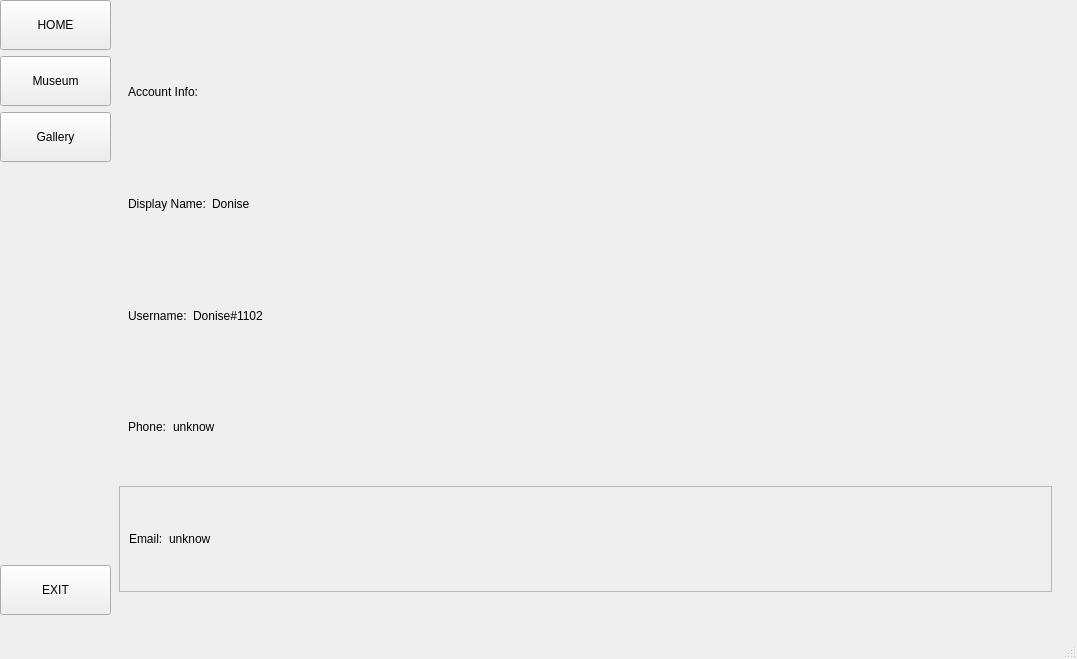
<?xml version="1.0" encoding="UTF-8"?>
<ui version="4.0">
 <class>MainWindow</class>
 <widget class="QMainWindow" name="MainWindow">
  <property name="geometry">
   <rect>
    <x>0</x>
    <y>0</y>
    <width>1077</width>
    <height>659</height>
   </rect>
  </property>
  <property name="windowTitle">
   <string>MainWindow</string>
  </property>
  <widget class="QWidget" name="centralwidget">
   <widget class="QStackedWidget" name="stackedWidget">
    <property name="geometry">
     <rect>
      <x>110</x>
      <y>10</y>
      <width>951</width>
      <height>591</height>
     </rect>
    </property>
    <property name="currentIndex">
     <number>0</number>
    </property>
    <widget class="QWidget" name="page">
     <layout class="QVBoxLayout" name="verticalLayout_2">
      <item>
       <widget class="QPushButton" name="pushButton">
        <property name="styleSheet">
         <string notr="true">
border-radius: 100px;
</string>
        </property>
        <property name="text">
         <string/>
        </property>
        <property name="icon">
         <iconset>
          <normaloff>../../../Downloads/avatars-y9Eh3hdwEMPViigd-QeaVeg-t500x500-removebg-preview.png</normaloff>../../../Downloads/avatars-y9Eh3hdwEMPViigd-QeaVeg-t500x500-removebg-preview.png</iconset>
        </property>
        <property name="iconSize">
         <size>
          <width>200</width>
          <height>200</height>
         </size>
        </property>
       </widget>
      </item>
      <item>
       <widget class="QWidget" name="widget_2" native="true">
        <layout class="QHBoxLayout" name="horizontalLayout_5">
         <item>
          <widget class="QLabel" name="label">
           <property name="styleSheet">
            <string notr="true">font: 75 15pt &quot;MS Shell Dlg 2&quot;;</string>
           </property>
           <property name="text">
            <string>Account Info:</string>
           </property>
          </widget>
         </item>
        </layout>
       </widget>
      </item>
      <item>
       <widget class="QWidget" name="widget_4" native="true">
        <layout class="QHBoxLayout" name="horizontalLayout">
         <item>
          <widget class="QLabel" name="label_2">
           <property name="styleSheet">
            <string notr="true">font: 75 12pt &quot;MS Shell Dlg 2&quot;;</string>
           </property>
           <property name="text">
            <string>Display Name:</string>
           </property>
          </widget>
         </item>
         <item>
          <widget class="QLabel" name="label_3">
           <property name="styleSheet">
            <string notr="true">font: 10pt &quot;MS Shell Dlg 2&quot;;</string>
           </property>
           <property name="text">
            <string>Donise</string>
           </property>
          </widget>
         </item>
         <item>
          <spacer name="horizontalSpacer">
           <property name="orientation">
            <enum>Qt::Horizontal</enum>
           </property>
           <property name="sizeHint" stdset="0">
            <size>
             <width>647</width>
             <height>20</height>
            </size>
           </property>
          </spacer>
         </item>
         <item>
          <widget class="QPushButton" name="pushButton_6">
           <property name="toolTip">
            <string>Change Display Name</string>
           </property>
           <property name="styleSheet">
            <string notr="true">border: 5px;</string>
           </property>
           <property name="text">
            <string/>
           </property>
           <property name="icon">
            <iconset>
             <normaloff>../mate/ChatGPT Image Mar 7, 2026, 03_37_06 PM.png</normaloff>../mate/ChatGPT Image Mar 7, 2026, 03_37_06 PM.png</iconset>
           </property>
           <property name="iconSize">
            <size>
             <width>30</width>
             <height>30</height>
            </size>
           </property>
           <property name="flat">
            <bool>true</bool>
           </property>
          </widget>
         </item>
        </layout>
       </widget>
      </item>
      <item>
       <widget class="QWidget" name="widget_5" native="true">
        <layout class="QHBoxLayout" name="horizontalLayout_2">
         <item>
          <widget class="QLabel" name="label_4">
           <property name="styleSheet">
            <string notr="true">font: 75 12pt &quot;MS Shell Dlg 2&quot;;</string>
           </property>
           <property name="text">
            <string>Username:</string>
           </property>
          </widget>
         </item>
         <item>
          <widget class="QLabel" name="label_5">
           <property name="styleSheet">
            <string notr="true">font: 10pt &quot;MS Shell Dlg 2&quot;;</string>
           </property>
           <property name="text">
            <string>Donise#1102</string>
           </property>
          </widget>
         </item>
         <item>
          <spacer name="horizontalSpacer_2">
           <property name="orientation">
            <enum>Qt::Horizontal</enum>
           </property>
           <property name="sizeHint" stdset="0">
            <size>
             <width>680</width>
             <height>20</height>
            </size>
           </property>
          </spacer>
         </item>
         <item>
          <widget class="QPushButton" name="pushButton_3">
           <property name="toolTip">
            <string>Change Username</string>
           </property>
           <property name="styleSheet">
            <string notr="true">border: 5px;</string>
           </property>
           <property name="text">
            <string/>
           </property>
           <property name="icon">
            <iconset>
             <normaloff>../mate/ChatGPT Image Mar 7, 2026, 03_37_06 PM.png</normaloff>../mate/ChatGPT Image Mar 7, 2026, 03_37_06 PM.png</iconset>
           </property>
           <property name="iconSize">
            <size>
             <width>30</width>
             <height>30</height>
            </size>
           </property>
           <property name="flat">
            <bool>true</bool>
           </property>
          </widget>
         </item>
        </layout>
       </widget>
      </item>
      <item>
       <widget class="QWidget" name="widget_8" native="true">
        <layout class="QHBoxLayout" name="horizontalLayout_3">
         <item>
          <widget class="QLabel" name="label_10">
           <property name="styleSheet">
            <string notr="true">font: 75 12pt &quot;MS Shell Dlg 2&quot;;</string>
           </property>
           <property name="text">
            <string>Phone:</string>
           </property>
          </widget>
         </item>
         <item>
          <widget class="QLabel" name="label_11">
           <property name="styleSheet">
            <string notr="true">font: 10pt &quot;MS Shell Dlg 2&quot;;</string>
           </property>
           <property name="text">
            <string>unknow</string>
           </property>
          </widget>
         </item>
         <item>
          <spacer name="horizontalSpacer_3">
           <property name="orientation">
            <enum>Qt::Horizontal</enum>
           </property>
           <property name="sizeHint" stdset="0">
            <size>
             <width>715</width>
             <height>20</height>
            </size>
           </property>
          </spacer>
         </item>
         <item>
          <widget class="QPushButton" name="pushButton_4">
           <property name="toolTip">
            <string>Change Phone</string>
           </property>
           <property name="styleSheet">
            <string notr="true">border: 5px;</string>
           </property>
           <property name="text">
            <string/>
           </property>
           <property name="icon">
            <iconset>
             <normaloff>../mate/ChatGPT Image Mar 7, 2026, 03_37_06 PM.png</normaloff>../mate/ChatGPT Image Mar 7, 2026, 03_37_06 PM.png</iconset>
           </property>
           <property name="iconSize">
            <size>
             <width>30</width>
             <height>30</height>
            </size>
           </property>
           <property name="flat">
            <bool>true</bool>
           </property>
          </widget>
         </item>
        </layout>
       </widget>
      </item>
      <item>
       <widget class="QFrame" name="frame">
        <property name="frameShape">
         <enum>QFrame::StyledPanel</enum>
        </property>
        <property name="frameShadow">
         <enum>QFrame::Raised</enum>
        </property>
        <layout class="QHBoxLayout" name="horizontalLayout_4">
         <item>
          <widget class="QLabel" name="label_8">
           <property name="styleSheet">
            <string notr="true">font: 75 12pt &quot;MS Shell Dlg 2&quot;;</string>
           </property>
           <property name="text">
            <string>Email:</string>
           </property>
          </widget>
         </item>
         <item>
          <widget class="QLabel" name="label_9">
           <property name="styleSheet">
            <string notr="true">font: 10pt &quot;MS Shell Dlg 2&quot;;</string>
           </property>
           <property name="text">
            <string>unknow</string>
           </property>
          </widget>
         </item>
         <item>
          <spacer name="horizontalSpacer_4">
           <property name="orientation">
            <enum>Qt::Horizontal</enum>
           </property>
           <property name="sizeHint" stdset="0">
            <size>
             <width>719</width>
             <height>20</height>
            </size>
           </property>
          </spacer>
         </item>
         <item>
          <widget class="QPushButton" name="pushButton_5">
           <property name="toolTip">
            <string>Change Email</string>
           </property>
           <property name="styleSheet">
            <string notr="true">border: 5px;</string>
           </property>
           <property name="text">
            <string/>
           </property>
           <property name="icon">
            <iconset>
             <normaloff>../mate/ChatGPT Image Mar 7, 2026, 03_37_06 PM.png</normaloff>../mate/ChatGPT Image Mar 7, 2026, 03_37_06 PM.png</iconset>
           </property>
           <property name="iconSize">
            <size>
             <width>30</width>
             <height>30</height>
            </size>
           </property>
           <property name="flat">
            <bool>true</bool>
           </property>
          </widget>
         </item>
        </layout>
       </widget>
      </item>
     </layout>
    </widget>
    <widget class="QWidget" name="page_3">
     <widget class="QFrame" name="CRUDMenu">
      <property name="geometry">
       <rect>
        <x>55</x>
        <y>30</y>
        <width>851</width>
        <height>52</height>
       </rect>
      </property>
      <property name="frameShape">
       <enum>QFrame::StyledPanel</enum>
      </property>
      <property name="frameShadow">
       <enum>QFrame::Raised</enum>
      </property>
      <layout class="QHBoxLayout" name="horizontalLayout_6">
       <property name="leftMargin">
        <number>0</number>
       </property>
       <property name="rightMargin">
        <number>0</number>
       </property>
       <item>
        <widget class="QPushButton" name="searchArt">
         <property name="minimumSize">
          <size>
           <width>100</width>
           <height>0</height>
          </size>
         </property>
         <property name="text">
          <string>SEARCH</string>
         </property>
        </widget>
       </item>
       <item>
        <widget class="QLineEdit" name="inputArt">
         <property name="minimumSize">
          <size>
           <width>0</width>
           <height>24</height>
          </size>
         </property>
        </widget>
       </item>
       <item>
        <widget class="QPushButton" name="addButton">
         <property name="minimumSize">
          <size>
           <width>100</width>
           <height>0</height>
          </size>
         </property>
         <property name="text">
          <string>ADD</string>
         </property>
        </widget>
       </item>
       <item>
        <widget class="QPushButton" name="editButton">
         <property name="minimumSize">
          <size>
           <width>100</width>
           <height>0</height>
          </size>
         </property>
         <property name="text">
          <string>EDIT</string>
         </property>
        </widget>
       </item>
       <item>
        <widget class="QPushButton" name="removeButton">
         <property name="minimumSize">
          <size>
           <width>100</width>
           <height>0</height>
          </size>
         </property>
         <property name="text">
          <string>DELETE</string>
         </property>
        </widget>
       </item>
      </layout>
     </widget>
     <widget class="QListWidget" name="animeList">
      <property name="geometry">
       <rect>
        <x>45</x>
        <y>110</y>
        <width>881</width>
        <height>481</height>
       </rect>
      </property>
     </widget>
    </widget>
    <widget class="QWidget" name="page_2">
     <widget class="QWidget" name="widget_3" native="true">
      <property name="geometry">
       <rect>
        <x>420</x>
        <y>170</y>
        <width>120</width>
        <height>80</height>
       </rect>
      </property>
     </widget>
     <widget class="QFrame" name="rankFrame">
      <property name="geometry">
       <rect>
        <x>20</x>
        <y>0</y>
        <width>921</width>
        <height>581</height>
       </rect>
      </property>
      <property name="frameShape">
       <enum>QFrame::StyledPanel</enum>
      </property>
      <property name="frameShadow">
       <enum>QFrame::Raised</enum>
      </property>
      <layout class="QVBoxLayout" name="verticalLayout_8">
       <property name="spacing">
        <number>0</number>
       </property>
       <property name="leftMargin">
        <number>0</number>
       </property>
       <property name="topMargin">
        <number>36</number>
       </property>
       <property name="rightMargin">
        <number>0</number>
       </property>
       <property name="bottomMargin">
        <number>0</number>
       </property>
       <item>
        <widget class="QFrame" name="rankMenu_3">
         <property name="maximumSize">
          <size>
           <width>16777215</width>
           <height>70</height>
          </size>
         </property>
         <property name="frameShape">
          <enum>QFrame::StyledPanel</enum>
         </property>
         <property name="frameShadow">
          <enum>QFrame::Raised</enum>
         </property>
         <layout class="QHBoxLayout" name="horizontalLayout_10">
          <property name="spacing">
           <number>5</number>
          </property>
          <property name="leftMargin">
           <number>25</number>
          </property>
          <property name="topMargin">
           <number>0</number>
          </property>
          <property name="rightMargin">
           <number>25</number>
          </property>
          <property name="bottomMargin">
           <number>0</number>
          </property>
          <item>
           <widget class="QToolButton" name="sortRankButton_3">
            <property name="minimumSize">
             <size>
              <width>100</width>
              <height>30</height>
             </size>
            </property>
            <property name="text">
             <string>TOP ART</string>
            </property>
            <property name="checkable">
             <bool>true</bool>
            </property>
            <property name="autoExclusive">
             <bool>true</bool>
            </property>
           </widget>
          </item>
          <item>
           <widget class="QToolButton" name="sortDateButton_3">
            <property name="minimumSize">
             <size>
              <width>100</width>
              <height>30</height>
             </size>
            </property>
            <property name="text">
             <string>LATEST</string>
            </property>
            <property name="checkable">
             <bool>true</bool>
            </property>
            <property name="autoExclusive">
             <bool>true</bool>
            </property>
           </widget>
          </item>
          <item>
           <widget class="QToolButton" name="AtoZButton_3">
            <property name="minimumSize">
             <size>
              <width>100</width>
              <height>30</height>
             </size>
            </property>
            <property name="text">
             <string>A-Z</string>
            </property>
            <property name="checkable">
             <bool>true</bool>
            </property>
            <property name="autoExclusive">
             <bool>true</bool>
            </property>
           </widget>
          </item>
          <item>
           <spacer name="horizontalSpacer_7">
            <property name="orientation">
             <enum>Qt::Horizontal</enum>
            </property>
            <property name="sizeHint" stdset="0">
             <size>
              <width>40</width>
              <height>20</height>
             </size>
            </property>
           </spacer>
          </item>
         </layout>
        </widget>
       </item>
       <item>
        <widget class="QScrollArea" name="scrollArea_3">
         <property name="widgetResizable">
          <bool>true</bool>
         </property>
         <widget class="QWidget" name="animeListWidget_3">
          <property name="geometry">
           <rect>
            <x>0</x>
            <y>0</y>
            <width>917</width>
            <height>509</height>
           </rect>
          </property>
         </widget>
        </widget>
       </item>
      </layout>
     </widget>
    </widget>
   </widget>
   <widget class="QWidget" name="widget" native="true">
    <property name="geometry">
     <rect>
      <x>0</x>
      <y>0</y>
      <width>111</width>
      <height>621</height>
     </rect>
    </property>
    <property name="maximumSize">
     <size>
      <width>130</width>
      <height>625</height>
     </size>
    </property>
    <layout class="QVBoxLayout" name="verticalLayout">
     <item>
      <widget class="QToolButton" name="homeButton">
       <property name="sizePolicy">
        <sizepolicy hsizetype="Expanding" vsizetype="Fixed">
         <horstretch>0</horstretch>
         <verstretch>0</verstretch>
        </sizepolicy>
       </property>
       <property name="minimumSize">
        <size>
         <width>0</width>
         <height>50</height>
        </size>
       </property>
       <property name="cursor">
        <cursorShape>PointingHandCursor</cursorShape>
       </property>
       <property name="text">
        <string>HOME</string>
       </property>
       <property name="iconSize">
        <size>
         <width>25</width>
         <height>25</height>
        </size>
       </property>
       <property name="checkable">
        <bool>true</bool>
       </property>
       <property name="autoExclusive">
        <bool>true</bool>
       </property>
       <property name="toolButtonStyle">
        <enum>Qt::ToolButtonTextBesideIcon</enum>
       </property>
      </widget>
     </item>
     <item>
      <widget class="QToolButton" name="museumButton">
       <property name="sizePolicy">
        <sizepolicy hsizetype="Expanding" vsizetype="Fixed">
         <horstretch>0</horstretch>
         <verstretch>0</verstretch>
        </sizepolicy>
       </property>
       <property name="minimumSize">
        <size>
         <width>0</width>
         <height>50</height>
        </size>
       </property>
       <property name="cursor">
        <cursorShape>PointingHandCursor</cursorShape>
       </property>
       <property name="text">
        <string>Museum</string>
       </property>
       <property name="iconSize">
        <size>
         <width>25</width>
         <height>25</height>
        </size>
       </property>
       <property name="checkable">
        <bool>true</bool>
       </property>
       <property name="autoExclusive">
        <bool>true</bool>
       </property>
       <property name="toolButtonStyle">
        <enum>Qt::ToolButtonTextBesideIcon</enum>
       </property>
      </widget>
     </item>
     <item>
      <widget class="QToolButton" name="GalleryButton">
       <property name="sizePolicy">
        <sizepolicy hsizetype="Expanding" vsizetype="Fixed">
         <horstretch>0</horstretch>
         <verstretch>0</verstretch>
        </sizepolicy>
       </property>
       <property name="minimumSize">
        <size>
         <width>0</width>
         <height>50</height>
        </size>
       </property>
       <property name="cursor">
        <cursorShape>PointingHandCursor</cursorShape>
       </property>
       <property name="text">
        <string>Gallery</string>
       </property>
       <property name="iconSize">
        <size>
         <width>25</width>
         <height>25</height>
        </size>
       </property>
       <property name="checkable">
        <bool>true</bool>
       </property>
       <property name="autoExclusive">
        <bool>true</bool>
       </property>
       <property name="toolButtonStyle">
        <enum>Qt::ToolButtonTextBesideIcon</enum>
       </property>
      </widget>
     </item>
     <item>
      <spacer name="verticalSpacer">
       <property name="orientation">
        <enum>Qt::Vertical</enum>
       </property>
       <property name="sizeHint" stdset="0">
        <size>
         <width>20</width>
         <height>40</height>
        </size>
       </property>
      </spacer>
     </item>
     <item>
      <widget class="QToolButton" name="exitButton">
       <property name="sizePolicy">
        <sizepolicy hsizetype="Expanding" vsizetype="Fixed">
         <horstretch>0</horstretch>
         <verstretch>0</verstretch>
        </sizepolicy>
       </property>
       <property name="minimumSize">
        <size>
         <width>0</width>
         <height>50</height>
        </size>
       </property>
       <property name="cursor">
        <cursorShape>PointingHandCursor</cursorShape>
       </property>
       <property name="text">
        <string>EXIT</string>
       </property>
       <property name="iconSize">
        <size>
         <width>25</width>
         <height>25</height>
        </size>
       </property>
       <property name="toolButtonStyle">
        <enum>Qt::ToolButtonTextBesideIcon</enum>
       </property>
      </widget>
     </item>
     <item>
      <widget class="QWidget" name="widget_7" native="true">
       <widget class="QLabel" name="label_6">
        <property name="geometry">
         <rect>
          <x>10</x>
          <y>30</y>
          <width>131</width>
          <height>21</height>
         </rect>
        </property>
        <property name="styleSheet">
         <string notr="true">font: 75 12pt &quot;MS Shell Dlg 2&quot;;</string>
        </property>
        <property name="text">
         <string>Password:</string>
        </property>
       </widget>
       <widget class="QLabel" name="label_7">
        <property name="geometry">
         <rect>
          <x>100</x>
          <y>40</y>
          <width>91</width>
          <height>16</height>
         </rect>
        </property>
        <property name="styleSheet">
         <string notr="true">font: 10pt &quot;MS Shell Dlg 2&quot;;</string>
        </property>
        <property name="text">
         <string>TextLabel</string>
        </property>
       </widget>
      </widget>
     </item>
    </layout>
   </widget>
  </widget>
  <widget class="QMenuBar" name="menubar">
   <property name="geometry">
    <rect>
     <x>0</x>
     <y>0</y>
     <width>1077</width>
     <height>26</height>
    </rect>
   </property>
  </widget>
  <widget class="QStatusBar" name="statusbar"/>
 </widget>
 <resources/>
 <connections/>
</ui>
